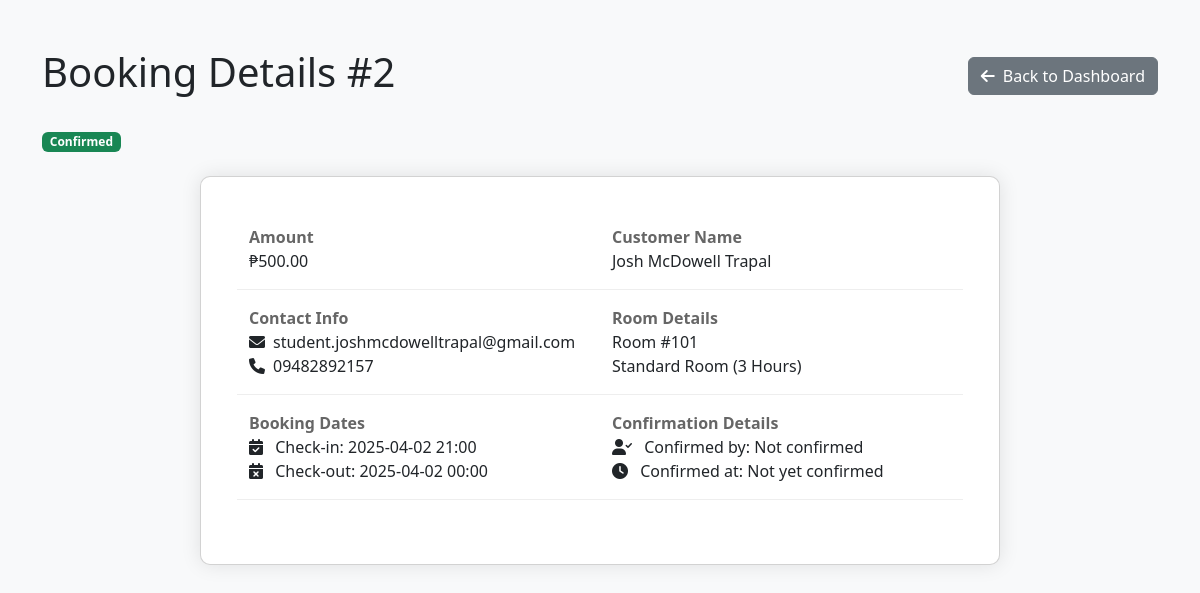
The page /admin/view_booking.php?id=2 (signed in) on the database its author committed.
### tables this page shows
CREATE TABLE IF NOT EXISTS `bookings` (
  `id` int NOT NULL AUTO_INCREMENT,
  `customer_id` int NOT NULL,
  `room_id` int NOT NULL,
  `check_in` datetime NOT NULL,
  `check_out` datetime NOT NULL,
  `status` enum('pending','confirmed','checked_in','checked_out','cancelled') DEFAULT 'pending',
  `total_amount` decimal(10,2) NOT NULL,
  `notes` text,
  `created_at` timestamp NOT NULL DEFAULT CURRENT_TIMESTAMP,
  `confirmed_by` int DEFAULT NULL,
  `confirmed_at` datetime DEFAULT NULL,
  `cancelled_by` int DEFAULT NULL,
  `cancelled_at` datetime DEFAULT NULL,
  `admin_cancelled` tinyint(1) DEFAULT '0',
  PRIMARY KEY (`id`),
  KEY `customer_id` (`customer_id`),
  KEY `room_id` (`room_id`),
  KEY `confirmed_by` (`confirmed_by`),
  KEY `cancelled_by` (`cancelled_by`)
);

CREATE TABLE IF NOT EXISTS `customers` (
  `id` int NOT NULL AUTO_INCREMENT,
  `first_name` varchar(50) NOT NULL,
  `last_name` varchar(50) NOT NULL,
  `email` varchar(100) DEFAULT NULL,
  `username` varchar(50) NOT NULL,
  `password` varchar(255) NOT NULL,
  `phone` varchar(20) NOT NULL,
  `address` text,
  `id_type` varchar(50) NOT NULL,
  `id_number` varchar(50) NOT NULL,
  `created_at` timestamp NOT NULL DEFAULT CURRENT_TIMESTAMP,
  `updated_at` timestamp NOT NULL DEFAULT CURRENT_TIMESTAMP ON UPDATE CURRENT_TIMESTAMP,
  PRIMARY KEY (`id`),
  UNIQUE KEY `email` (`email`)
);

CREATE TABLE IF NOT EXISTS `rooms` (
  `id` int NOT NULL AUTO_INCREMENT,
  `room_number` varchar(10) NOT NULL,
  `room_type_id` int NOT NULL,
  `status` enum('available','occupied','maintenance') DEFAULT 'available',
  `created_at` timestamp NOT NULL DEFAULT CURRENT_TIMESTAMP,
  PRIMARY KEY (`id`),
  UNIQUE KEY `room_number` (`room_number`),
  KEY `room_type_id` (`room_type_id`)
);

CREATE TABLE IF NOT EXISTS `room_types` (
  `id` int NOT NULL AUTO_INCREMENT,
  `name` varchar(100) NOT NULL,
  `description` text,
  `price` decimal(10,2) NOT NULL,
  `duration_hours` int NOT NULL,
  `capacity` int NOT NULL DEFAULT '2',
  `created_at` timestamp NOT NULL DEFAULT CURRENT_TIMESTAMP,
  PRIMARY KEY (`id`)
);

### admin/view_booking.php (the view, shortened to what this page needs)
<?php
require_once '../config/database.php';
$booking_id = $_GET['id'];
try {
    $stmt = $pdo->prepare("
        SELECT
            b.*,
            r.room_number,
            rt.name as room_type,
            rt.price,
            c.first_name,
            c.last_name,
            c.email,
            c.phone,
            a.username as confirmed_by_username
        FROM bookings b
        JOIN rooms r ON b.room_id = r.id
        JOIN room_types rt ON r.room_type_id = rt.id
        JOIN customers c ON b.customer_id = c.id
        LEFT JOIN admin a ON b.confirmed_by = a.id
        WHERE b.id = ?
    ");
    $stmt->execute([$booking_id]);
    $booking = $stmt->fetch();
    $admin_name = 'Not confirmed';
} catch (Exception $e) {
    $_SESSION['error'] = $e->getMessage();
    header("Location: dashboard.php");
    exit();
}
function getStatusBadgeClass($status) {
    switch ($status) {
        case 'confirmed':
            return 'bg-success';
    }
}
?>
<!DOCTYPE html>
<html lang="en">
<head>
    <link href="https://cdn.jsdelivr.net/npm/bootstrap@5.3.0/dist/css/bootstrap.min.css" rel="stylesheet">
    <link rel="stylesheet" href="https://cdnjs.cloudflare.com/ajax/libs/font-awesome/6.0.0/css/all.min.css">
</head>
<body class="bg-light">
    <div class="container py-5">
        <div class="row mb-4">
            <div class="col-12">
                <div class="d-flex justify-content-between align-items-center">
                    <h1>Booking Details #<?php echo htmlspecialchars($booking['id']); ?></h1>
                    <a href="dashboard.php" class="btn btn-secondary">
                        <i class="fas fa-arrow-left me-2"></i>Back to Dashboard
                    </a>
                </div>
            </div>
        </div>
        <div class="row mb-4">
            <div class="col-12">
                <div class="booking-status">
                    <span class="badge <?php echo getStatusBadgeClass($booking['status']); ?>">
                        <?php echo ucfirst($booking['status']); ?>
                    </span>
                </div>
            </div>
        </div>
        <div class="card booking-details">
            <div class="card-body">
                <div class="row detail-row">
                    <div class="col-md-6">
                        <div class="detail-label">Amount</div>
                        ₱<?php echo number_format($booking['total_amount'], 2); ?>
                    </div>
                    <div class="col-md-6">
                        <div class="detail-label">Customer Name</div>
                        <?php echo htmlspecialchars($booking['first_name'] . ' ' . $booking['last_name']); ?>
                    </div>
                </div>
                <div class="row detail-row">
                    <div class="col-md-6">
                        <div class="detail-label">Contact Info</div>
                        <div><i class="fas fa-envelope me-2"></i><?php echo htmlspecialchars($booking['email']); ?></div>
                        <div><i class="fas fa-phone me-2"></i><?php echo htmlspecialchars($booking['phone']); ?></div>
                    </div>
                    <div class="col-md-6">
                        <div class="detail-label">Room Details</div>
                        <div>Room #<?php echo htmlspecialchars($booking['room_number']); ?></div>
                        <div><?php echo htmlspecialchars($booking['room_type']); ?></div>
                    </div>
                </div>
                <div class="row detail-row">
                    <div class="col-md-6">
                        <div class="detail-label">Booking Dates</div>
                        <div>
                            <i class="fas fa-calendar-check me-2"></i>
                            Check-in: <?php echo date('Y-m-d H:i', strtotime($booking['check_in'])); ?>
                        </div>
                        <div>
                            <i class="fas fa-calendar-times me-2"></i>
                            Check-out: <?php echo date('Y-m-d H:i', strtotime($booking['check_out'])); ?>
                        </div>
                    </div>
                    <div class="col-md-6">
                        <?php if ($booking['status'] === 'confirmed'): ?>
                            <div class="detail-label">Confirmation Details</div>
                            <div>
                                <i class="fas fa-user-check me-2"></i>
                                Confirmed by: <?php echo htmlspecialchars($admin_name); ?>
                            </div>
                            <div>
                                <i class="fas fa-clock me-2"></i>
                                Confirmed at: <?php echo !empty($booking['confirmed_at']) ? date('Y-m-d H:i', strtotime($booking['confirmed_at'])) : 'Not yet confirmed'; ?>
                            </div>
                        <?php endif; ?>
                    </div>
                </div>
            </div>
        </div>
    </div>
</body>
</html>

### admin/view_booking.php (style rules this page uses)
.booking-details { max-width: 800px; margin: 0 auto; padding: 2rem; border-radius: 10px; box-shadow: 0 0 20px rgba(0,0,0,0.1); }
.detail-row { margin-bottom: 1rem; padding-bottom: 1rem; border-bottom: 1px solid #eee; }
.detail-label { font-weight: bold; color: #666; }

### rows shown on the page
bookings: id "2", status "Confirmed", total_amount "500.00", customer.last_name "Josh McDowell Trapal", customer.email "student.joshmcdowelltrapal@gmail.com", customer.phone "09482892157", room.room_number "101", room_types.name "Standard Room (3 Hours)", check_in "2025-04-02 21:00", check_out "2025-04-02 00:00"

### other values the page prints
$admin_name "Not confirmed"
